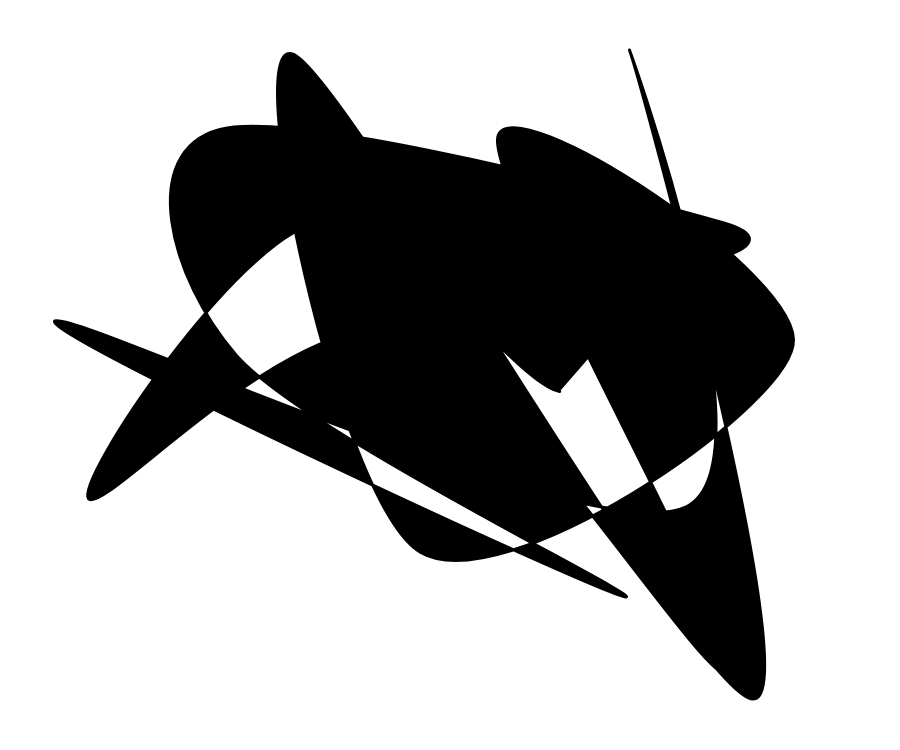
Frame 1 (no input)
Frame 60 (no input): identical to frame 1, image omitted
Frame 120 (the mouse pressed at the canvas centre since frame 60): identical to frame 1, image omitted

The p5.js sketch that drew this single still picture (run headless with seeded random() and noise() and a simulated clock; from frame 60 on, the mouse is pressed at the canvas centre):

// p5.js sketch
// ── sketch.js
var points = [];
var numPoints = 20;
var rstButton;
var sliderNumPoints;
var curveSlider;
var changed = true;
function setup() {
  createCanvas(3*windowWidth/4,3*windowHeight/4);
  reset();
  rstButton = createButton("New Drawing");
  rstButton.mousePressed(reset);
  sliderNumPoints = createSlider(2, 200, numPoints, 1);
  curveSlider = createSlider(0, 1, 0.5, 0.01);
  curveSlider.input(reset);
}
function reset() {
  changed = true;
  points = [];
  for (let i = 0; i < numPoints; ++i) {
    points.push(createVector(random(0, width), random(0, height)));
  }
}
function draw() {
  if (sliderNumPoints.value() != numPoints) {
    numPoints = sliderNumPoints.value();
    reset();
    changed = true;
  }

  strokeWeight(3);
  beginShape();
  fill(0);
  if (changed) {
    background(255);
    for (let pt of points) {
      if (random() >= curveSlider.value()) {
        vertex(pt.x, pt.y);
      } else {
        curveVertex(pt.x, pt.y);
      }
    }
    changed = false;
  }
  endShape();
}
